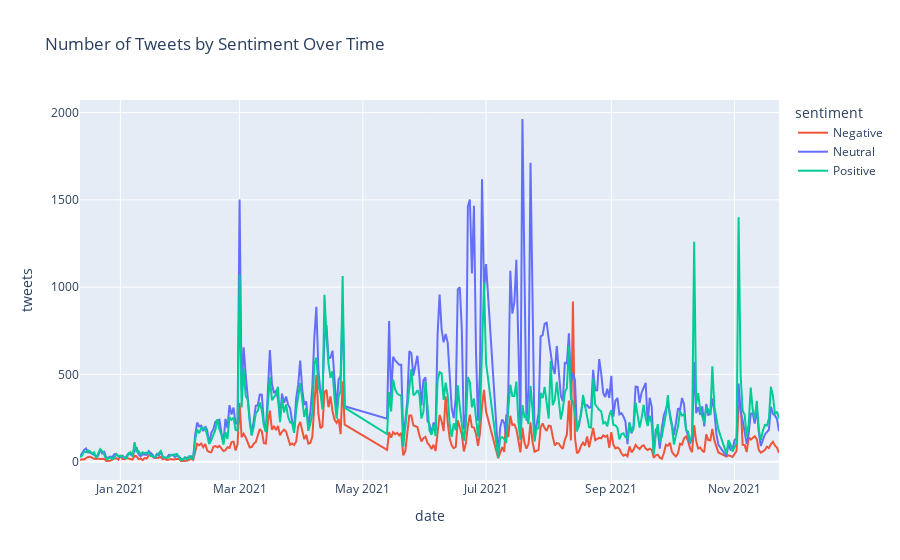

Write notebook code for a chart like this one.
### Markdown cell above
### Sentiment Over Time

### Code cell
df_tweets['date'] = pd.to_datetime(df_tweets['date'])
df_tweets['datedt'] = pd.to_datetime(df_tweets['date'])
df_tweets['date'] = df_tweets['datedt'].dt.date
df_tweets['year'] = df_tweets['datedt'].dt.year
df_tweets['month'] = df_tweets['datedt'].dt.month
df_tweets['day'] = df_tweets['datedt'].dt.day
df_tweets['dayofweek'] = df_tweets['datedt'].dt.dayofweek
df_tweets['hour'] = df_tweets['datedt'].dt.hour
df_tweets['minute'] = df_tweets['datedt'].dt.minute
df_tweets['dayofyear'] = df_tweets['datedt'].dt.dayofyear
df_tweets['date_only'] = df_tweets['datedt'].dt.date
# Get counts of number of tweets by sentiment for each date
timeline = df_tweets.groupby(['date', 'sentiment']).agg(**{'tweets': ('id', 'count')}).reset_index().dropna()

# Plot results

fig = px.line(timeline, x='date', y='tweets', color='sentiment', category_orders={'sentiment': ['neutral', 'negative', 'positive']},color_discrete_sequence=[ '#EF553B','#636EFA', '#00CC96'], title='Number of Tweets by Sentiment Over Time')
fig.show()

### Figure 1 — Plotly figure (JSON) as saved in the notebook; plotly's stock layout.template omitted (floating-point values rounded to 4 significant figures; data arrays with more than 128 entries replaced by an {"elided": "..."} marker saying what was removed)
{"data": [{"hovertemplate": "sentiment=Negative<br>date=%{x}<br>tweets=%{y}<extra></extra>", "legendgroup": "Negative", "line": {"color": "#EF553B", "dash": "solid"}, "marker": {"symbol": "circle"}, "mode": "lines", "name": "Negative", "orientation": "v", "showlegend": true, "type": "scatter", "x": {"elided": "319 str values"}, "xaxis": "x", "y": {"elided": "319 int values"}, "yaxis": "y"}, {"hovertemplate": "sentiment=Neutral<br>date=%{x}<br>tweets=%{y}<extra></extra>", "legendgroup": "Neutral", "line": {"color": "#636EFA", "dash": "solid"}, "marker": {"symbol": "circle"}, "mode": "lines", "name": "Neutral", "orientation": "v", "showlegend": true, "type": "scatter", "x": {"elided": "319 str values"}, "xaxis": "x", "y": {"elided": "319 int values"}, "yaxis": "y"}, {"hovertemplate": "sentiment=Positive<br>date=%{x}<br>tweets=%{y}<extra></extra>", "legendgroup": "Positive", "line": {"color": "#00CC96", "dash": "solid"}, "marker": {"symbol": "circle"}, "mode": "lines", "name": "Positive", "orientation": "v", "showlegend": true, "type": "scatter", "x": {"elided": "319 str values"}, "xaxis": "x", "y": {"elided": "319 int values"}, "yaxis": "y"}], "layout": {"legend": {"title": {"text": "sentiment"}, "tracegroupgap": 0}, "title": {"text": "Number of Tweets by Sentiment Over Time"}, "xaxis": {"anchor": "y", "domain": [0, 1], "title": {"text": "date"}}, "yaxis": {"anchor": "x", "domain": [0, 1], "title": {"text": "tweets"}}}}
